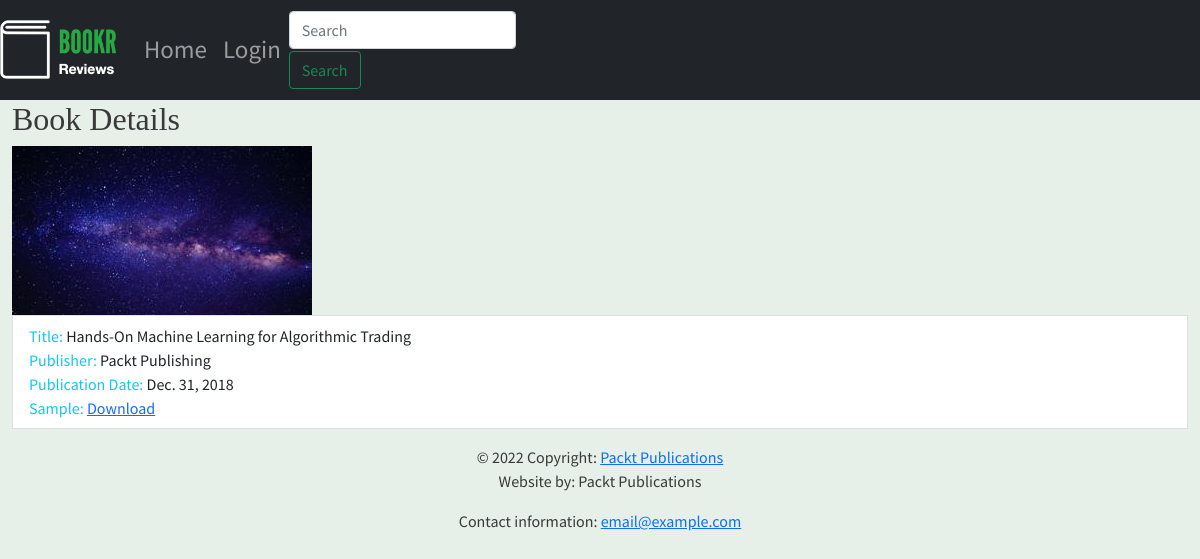
The page /books/2/ on the database its author committed.
### reviews/models.py (models this page shows, shortened)
class Book(models.Model):
    title = models.CharField(max_length=70,help_text="The title of the book.")
    publication_date = models.DateField(verbose_name="Date the book was published.")
    isbn = models.CharField(max_length=20, verbose_name="ISBN number of the book.")
    publisher = models.ForeignKey(Publisher, on_delete=models.CASCADE)
    contributors = models.ManyToManyField('Contributor', through="BookContributor")
    cover = models.ImageField(null=True, blank=True, upload_to="book_covers/")
    sample = models.FileField(null=True, blank=True, upload_to="book_samples/")

class Publisher(models.Model):
    name = models.CharField(max_length=50, help_text="The name of the Publisher.")
    website = models.URLField(help_text="The Publisher's website.")
    email = models.EmailField(help_text="The Publisher's email address")
    def __str__(self):
        return self.name

### reviews/views.py (the view, shortened to what this page needs)
# urls.py: path('books/<int:pk>/', views.book_detail, name='book_detail'),
def book_detail(request,pk):
    book = get_object_or_404(Book,pk=pk)
    reviews = book.review_set.all()
    if reviews:
        book_rating = average_rating([review.rating for review in reviews])
        context = {"book": book, "book_rating": book_rating, "reviews": reviews}
    else:
        context = {"book": book, "book_rating": None, "reviews": None }
    return render(request, 'reviews/book_details.html', context)

### reviews/templates/reviews/book_details.html (shortened to what this page needs)
{% extends 'reviews/base.html' %}
{% block content %}
    <h2>Book Details</h2>
    {% if book.cover %}
        <img src="{{ book.cover.url }}">
        <br>
    {% endif %}
    <li class="list-group-item">
        <span class="text-info">Title: </span> <span>{{ book.title }}</span>
        <br>
        <span class="text-info">Publisher: </span> <span>{{ book.publisher }}</span>
        <br>
        <span class="text-info">Publication Date: </span> <span>{{ book.publication_date }}</span>
        <br>
        {% if book.sample %}
            <span class="text-info">Sample:</span>
        <span><a href="{{ book.sample.url }}">Download</a></span>
        <br>
        {% endif %}
{% endblock %}

### static/main.css (style rules this page uses)
body { font-family: "Source Sans Pro", sans-serif; background-color: #e6efe8; color: #393939 }
h1,h2,h3,h4,h5,h6 { font-family: 'Libre Baskerville', serif; }

### rows shown on the page
Book: cover (picture), title "Hands-On Machine Learning for Algorithmic Trading", publisher "Packt Publishing", publication_date "Dec. 31, 2018"
